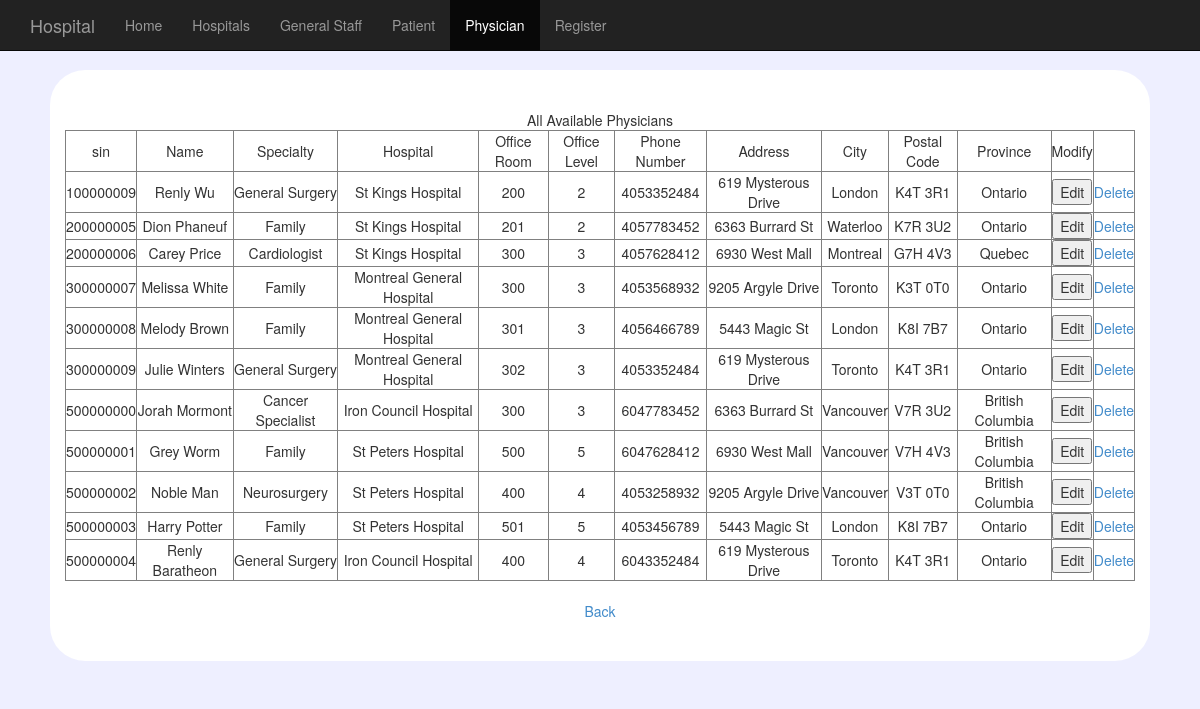
/?page=physician, run on the app's committed database.
### tables this page shows
CREATE TABLE Physician(
	sin INTEGER(9),
	specialty CHAR(20),
	office_room INTEGER(3),
	office_name CHAR(50),
	office_level INTEGER(1),
	office_city CHAR(25),
	PRIMARY KEY(sin),
	FOREIGN KEY(sin) references Staff(sin)
	ON DELETE cascade 
	ON UPDATE CASCADE,
	FOREIGN KEY(office_level,office_room,office_name,office_city) references Office(level,roomnum,name,city)
	ON DELETE SET NULL
	ON UPDATE CASCADE);

CREATE TABLE Staff(
	sin INTEGER(9),
	name CHAR(20),
	phonenum CHAR(10),
	address CHAR(100),
	city CHAR(25),
	postal_code CHAR(7),
	province CHAR(30),
	PRIMARY KEY(SIN));

### public/physician.php (the view, shortened to what this page needs)
All Available Physicians
<table align="center" border="1">
          <tr>
          <td>sin</td>
          <td>Name</td>
          <td>Specialty</td>
          <td>Hospital</td>
          <td>Office Room</td>
          <td>Office Level</td>
          <td>Phone Number</td>
          <td>Address</td>
          <td>City</td>
          <td>Postal Code</td>
          <td>Province</td>
          <td>Modify</td>
          </tr>
          <?php
          $result = mysql_query("SELECT DISTINCT * FROM physician inner join staff where physician.sin = staff.sin;");
          while ($subject = mysql_fetch_assoc($result)) {
          ?>
          <tr>
          <td><?php  echo $subject["sin"]."<br/>";?></td>
          <td><?php  echo $subject["name"]."<br/>";?></td>
          <td><?php  echo $subject["specialty"]."<br/>";?></td>
          <td><?php  echo $subject["office_name"]."<br/>";?></td>
          <td><?php  echo $subject["office_room"]."<br/>";?></td>
          <td><?php  echo $subject["office_level"]."<br/>";?></td>
          <td><?php  echo $subject["phonenum"]."<br/>";?></td>
          <td><?php  echo $subject["address"]."<br/>";?></td>
          <td><?php  echo $subject["city"]."<br/>";?></td>
          <td><?php  echo $subject["postal_code"]."<br/>";?></td>
          <td><?php  echo $subject["province"]."<br/>";?></td>
		  <td><form method="post" action="?page=pedit">
            <input type="submit" name="edit-request-physician" value="Edit">
            </form></td>
          <td><a href="private/delete.php?class=physician&sin=<?php echo $subject["sin"]; ?>">Delete</a> </td>
          </tr>
          <?php
          }
           ?>
        </table>
        <br>
<a href="javascript:history.go(-1)">Back</a>

### public/css/starter-template.css (style rules this page uses)
body { padding-top: 50px; background-color: #EEEFFF; }

### data on the page
physician: sin.sin "100000009", sin.name "Renly Wu", specialty "General Surgery", office_name "St Kings Hospital", office_room "200", office_level "2", sin.phonenum "4053352484", sin.address "619 Mysterous Drive", sin.city "London", sin.postal_code "K4T 3R1", sin.province "Ontario"
physician: sin.sin "200000005", sin.name "Dion Phaneuf", specialty "Family", office_name "St Kings Hospital", office_room "201", office_level "2", sin.phonenum "4057783452", sin.address "6363 Burrard St", sin.city "Waterloo", sin.postal_code "K7R 3U2", sin.province "Ontario"
physician: sin.sin "200000006", sin.name "Carey Price", specialty "Cardiologist", office_name "St Kings Hospital", office_room "300", office_level "3", sin.phonenum "4057628412", sin.address "6930 West Mall", sin.city "Montreal", sin.postal_code "G7H 4V3", sin.province "Quebec"
physician: sin.sin "300000007", sin.name "Melissa White", specialty "Family", office_name "Montreal General Hospital", office_room "300", office_level "3", sin.phonenum "4053568932", sin.address "9205 Argyle Drive", sin.city "Toronto", sin.postal_code "K3T 0T0", sin.province "Ontario"
physician: sin.sin "300000008", sin.name "Melody Brown", specialty "Family", office_name "Montreal General Hospital", office_room "301", office_level "3", sin.phonenum "4056466789", sin.address "5443 Magic St", sin.city "London", sin.postal_code "K8I 7B7", sin.province "Ontario"
physician: sin.sin "300000009", sin.name "Julie Winters", specialty "General Surgery", office_name "Montreal General Hospital", office_room "302", office_level "3", sin.phonenum "4053352484", sin.address "619 Mysterous Drive", sin.city "Toronto", sin.postal_code "K4T 3R1", sin.province "Ontario"
physician: sin.sin "500000000", sin.name "Jorah Mormont", specialty "Cancer Specialist", office_name "Iron Council Hospital", office_room "300", office_level "3", sin.phonenum "6047783452", sin.address "6363 Burrard St", sin.city "Vancouver", sin.postal_code "V7R 3U2", sin.province "British Columbia"
physician: sin.sin "500000001", sin.name "Grey Worm", specialty "Family", office_name "St Peters Hospital", office_room "500", office_level "5", sin.phonenum "6047628412", sin.address "6930 West Mall", sin.city "Vancouver", sin.postal_code "V7H 4V3", sin.province "British Columbia"
physician: sin.sin "500000002", sin.name "Noble Man", specialty "Neurosurgery", office_name "St Peters Hospital", office_room "400", office_level "4", sin.phonenum "4053258932", sin.address "9205 Argyle Drive", sin.city "Vancouver", sin.postal_code "V3T 0T0", sin.province "British Columbia"
physician: sin.sin "500000003", sin.name "Harry Potter", specialty "Family", office_name "St Peters Hospital", office_room "501", office_level "5", sin.phonenum "4053456789", sin.address "5443 Magic St", sin.city "London", sin.postal_code "K8I 7B7", sin.province "Ontario"
physician: sin.sin "500000004", sin.name "Renly Baratheon", specialty "General Surgery", office_name "Iron Council Hospital", office_room "400", office_level "4", sin.phonenum "6043352484", sin.address "619 Mysterous Drive", sin.city "Toronto", sin.postal_code "K4T 3R1", sin.province "Ontario"
